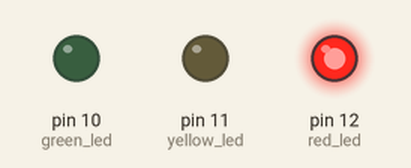
The sketch below on a simulated Arduino Uno, built with avr-gcc and run on an emulated ATmega328P. Shown: output pins drawn as LEDs (lit = HIGH).

Above: at 0.6 s.
At 2.6 s:
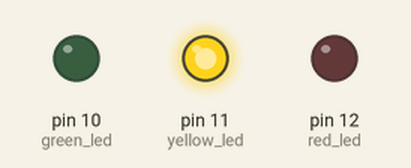
At 4.6 s:
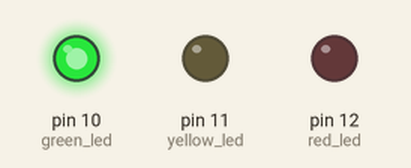
At 5.6 s:
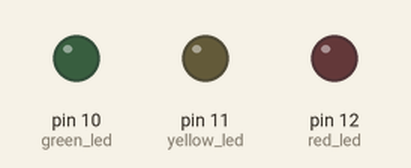
Timing chart, 0 to 7.9 s (numbered marks = the images above):
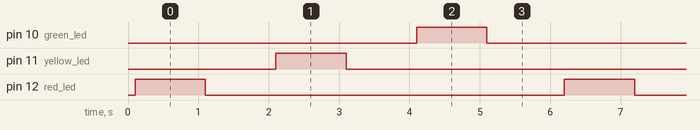

The sketch:

trafiic_jun25b.ino
```cpp
int red_led=12;
int yellow_led=11;
int green_led=10;

void setup() {
  // put your setup code here, to run once:

pinMode(red_led,OUTPUT);
pinMode(yellow_led,OUTPUT);
pinMode(green_led,OUTPUT);

}

void loop() {
  // put your main code here, to run repeatedly:

digitalWrite(red_led,LOW);
digitalWrite(yellow_led,LOW);
digitalWrite(green_led,LOW);
delay(100);
digitalWrite(red_led,HIGH);
delay(1000);
digitalWrite(red_led,LOW);
delay(1000);
digitalWrite(yellow_led,HIGH);
delay(1000);
digitalWrite(yellow_led,LOW);
delay(1000);
digitalWrite(green_led,HIGH);
delay(1000);
digitalWrite(green_led,LOW);
delay(1000);


}
```

Measured:
- by itself, pin 10 (green_led), pin 11 (yellow_led), pin 12 (red_led): alternates HIGH for 1.0 s and LOW for 5.1 s
- by itself, everything shown: repeats every 6.1 s, in 6 steps
